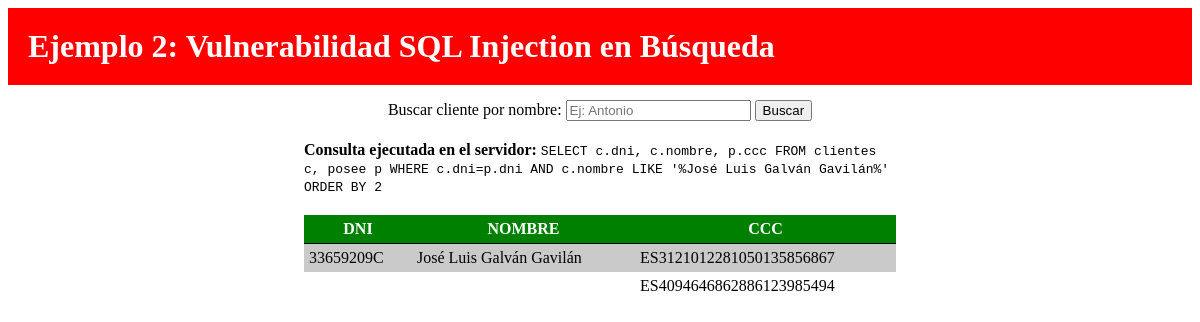
/BD/calcularSaldo.php?nombre=José Luis Galván Gavilán, run on the app's committed database.
### tables this page shows
create table posee (
ccc char(24) not null,
foreign key (ccc) references cuentas (ccc),
index (ccc),
dni char(9) not null,
index (dni),
foreign key (dni) references clientes (dni),
primary key (ccc,dni)
);

CREATE TABLE clientes (
  nombre VARCHAR(75) NOT NULL,
  dni CHAR(9) primary key
);

### BD/calcularSaldo.php (the view, shortened to what this page needs)
<!doctype html>
<html lang="es">
<head>
</head>
<body>
    <header>
        Ejemplo 2: Vulnerabilidad SQL Injection en Búsqueda
    </header>
    <section>
        <article>
            <div class="buscador">
                <form action="" method="GET">
                    <label for="nombre">Buscar cliente por nombre:</label>
                    <input type="text" name="nombre" id="nombre" placeholder="Ej: Antonio">
                    <input type="submit" value="Buscar">
                </form>
            </div>
            <?php
            $canal = @mysqli_connect(IP, USUARIO, CLAVE, BD);
            mysqli_set_charset($canal, "utf8");
            if (isset($_GET['nombre'])) {
                $nombre_buscado = $_GET['nombre'];
                $sql = "SELECT c.dni, c.nombre, p.ccc FROM clientes c, posee p WHERE c.dni=p.dni AND c.nombre LIKE '%$nombre_buscado%' ORDER BY 2";
                echo "<p><strong>Consulta ejecutada en el servidor:</strong> <code>$sql</code></p>";
                $resultados = mysqli_query($canal, $sql);
                if (!$resultados) {
                    echo "Ha ocurrido un error en la consulta: " . mysqli_error($canal) . "<br />";
                } else {
                    if (mysqli_num_rows($resultados) > 0) {
                        ?>
                        <table>
                            <tr>
                                <th>DNI</th>
                                <th>NOMBRE</th>
                                <th>CCC</th>
                            </tr>
                            <?php
                            $dniAnterior = "";
                            while ($fila = mysqli_fetch_assoc($resultados)) {
                                $dni = $fila['dni'];
                                $nombre = $fila['nombre'];
                                $ccc = $fila['ccc'];
                                echo "<tr>";
                                if ($dniAnterior != $dni) {
                                    echo "<td class='arriba'>$dni</td><td class='arriba'>$nombre</td><td class='arriba'>$ccc</td>";
                                    $dniAnterior = $dni;
                                } else {
                                    echo "<td></td><td></td><td>$ccc</td>";
                                }
                                echo "</tr>";
                            }
                            ?>
                        </table>
                        <?php
                    } else {
                        echo "<p>No se encontraron resultados para ese nombre.</p>";
                    }
                }
            }
            ?>
        </article>
    </section>
</body>
</html>

### BD/calcularSaldo.php (style rules this page uses)
header { padding: 20px; font-size: 2em; font-weight: bold; background-color: red; color: white; margin-bottom: 15px; }
article { width: 50%; margin: 0 auto; }
table { border-collapse: collapse; width: 100%; margin-top: 20px; }
tr:nth-child(even) { background-color: #cacaca; }
th { background-color: green; color: white; }
th, td { padding: 5px; }
.arriba { border-top: 1px solid black; }
.buscador { margin-bottom: 20px; text-align: center; }

### data on the page
posee: dni.dni "33659209C", dni.nombre "José Luis Galván Gavilán", ccc "ES3121012281050135856867"
posee: ccc "ES4094646862886123985494"

### other printed values
$sql "SELECT c.dni, c.nombre, p.ccc FROM clientes c, posee p WHERE c.dni=p.dni AND c.nombre LIKE '%José Luis Galván Gavilán%' ORDER BY 2"
